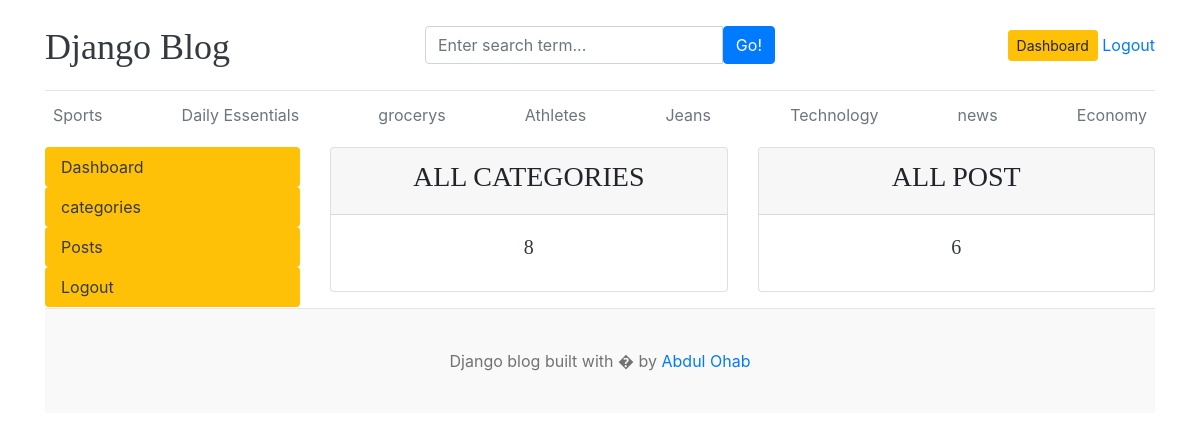
The app's page /dashboard/ (signed in), older data.
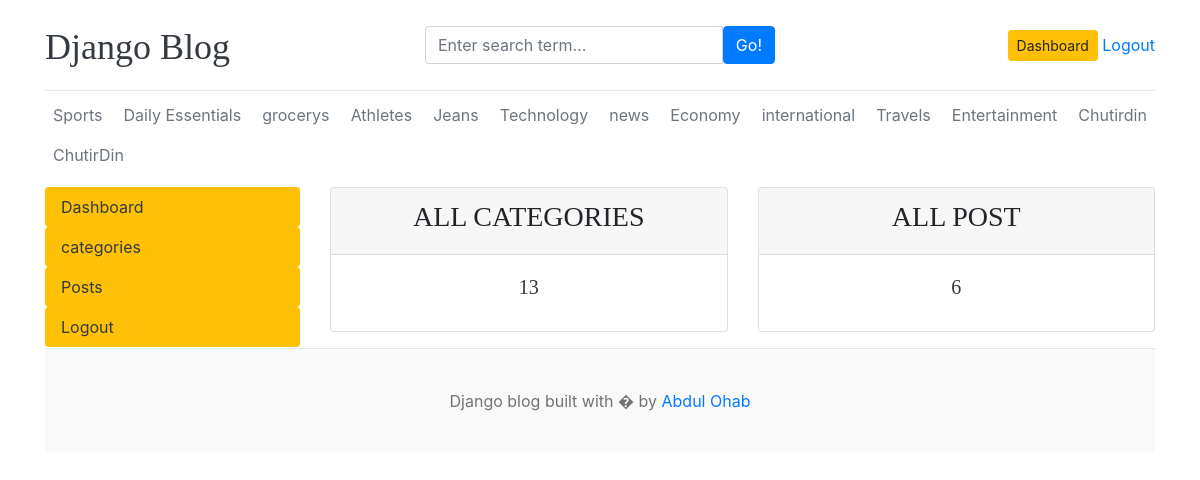
The same page, newer data.
### home/models.py (models this page shows, shortened)
class Category(models.Model):
    category_name=models.CharField(max_length=50,unique=True)
    created_at=models.DateTimeField(auto_now_add=True)
    updated_at=models.DateTimeField(auto_now=True)

### dashboard/views.py (the view)
# urls.py: path('', views.dashboardPage ,name='dashboardPage'),
@login_required(login_url='loginPage')
def dashboardPage(request):
    categories = Category.objects.all()
    categories_count=Category.objects.all().count()
    blogs_count=Blogs.objects.all().count()
    context = {
        'categories': categories,
        'categories_count':categories_count,
        'blogs_count':blogs_count,
        }
    return render(request,'dashboard.html',context)

### templates/dashboard.html
{% extends 'base.html' %}
{% block content %}
<div class="row">
    {% include 'leftSideBar.html' %}
    <div class="col-md-9">
        <div class="row">
            <div class="col">
                <div class="card border-default mb-3">
                    <div class="card-header text-center text-uppercase font-weight-bold ">
                        <h3>All Categories</h3>
                    </div>
                    <div class="card-body text-dark">
                        <h5 class="card-title text-center">{{categories_count}} </h5>
                    </div>
                </div>
            </div>
            <div class="col">
                <div class="card border-default mb-3">
                    <div class="card-header text-center text-uppercase font-weight-bold ">
                        <h3>All Post</h3>
                    </div>
                    <div class="card-body text-dark">
                        <h5 class="card-title text-center">{{blogs_count}}</h5>
                    </div>
                </div>
            </div>
        </div>
    </div>
</div>
{% endblock %}

### templates/header.html (shortened to what this page needs)
{% load static %}
<!DOCTYPE html>
<html lang="en">
<head>
    <link href="https://getbootstrap.com/docs/4.0/dist/css/bootstrap.min.css" rel="stylesheet">
    <link href="{% static 'css/blog.css' %}" rel="stylesheet">
  </head>
<body>
    <div class="container">
      <header class="blog-header py-3">
        <div class="row flex-nowrap justify-content-between align-items-center">
          <div class="col-4 pt-1">
            <a class="blog-header-logo text-dark" href="/">Django Blog</a>
          </div>
          <div class="col-4">
            <form action="{% url 'search' %}" method="GET" >
            <div class="input-group">
                <input class="form-control" type="text" name="keyword" placeholder="Enter search term..." aria-label="Enter search term..." aria-describedby="button-search" />
                <button type="submit" class="btn btn-primary" id="button-search" type="button">Go!</button>
            </div>
        </form>
          </div>
          <div class="col-4 d-flex justify-content-end align-items-center">
            {% if not user.is_authenticated %}
            <a class="btn btn-sm btn-warning" href="{% url 'loginPage'  %}">Login</a> &nbsp;
            <a class="btn btn-sm btn-outline-secondary" href="{% url 'registerPage'   %}">Register</a>
            {% else %}
            <span> <a href="{% url 'dashboardPage' %}" class="btn btn-sm btn-warning " > Dashboard </a> </span>&nbsp;
            <span> <a href="{% url 'logoutPage' %}"> Logout </a> </span>
            {% endif %}
          </div>
        </div>
      </header>
      <div class="nav-scroller py-1 mb-2">
        <nav class="nav d-flex justify-content-between ">
          {% for category in categories %}
          <a class="p-2 text-muted  " href="{% url 'categoryPage' category.id  %}"> {{category.category_name}}</a>
          {% endfor %}
        </nav>
      </div>

Row changes from the older to the newer data that the page shows:
added Category: category_name "international"
added Category: category_name "Travels"
added Category: category_name "Entertainment"
added Category: category_name "Chutirdin"
added Category: category_name "ChutirDin"
Text that changed along with them:
{{ categories_count }}: "8" → "13"
